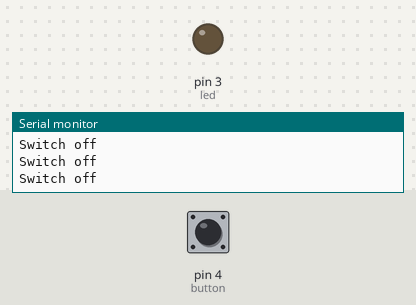
Bench run of a sketch on a simulated Arduino Uno, built with avr-gcc and run on an emulated ATmega328P. Shown: output pins drawn as LEDs (lit = HIGH), the last lines printed to the serial monitor. Dashed ring = blinking. The test bench sets the inputs (shaded band); at power-on: pin 4 (button) HIGH.

Above: at 1.2 s.
1.3 s: pin 4 (button) pulled LOW for 0.15 s
At 1.38 s:
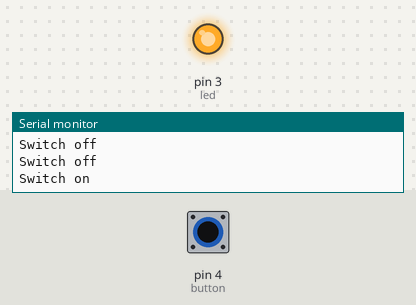
2.9 s: pin 4 (button) pulled LOW for 1 s
At 4.5 s:
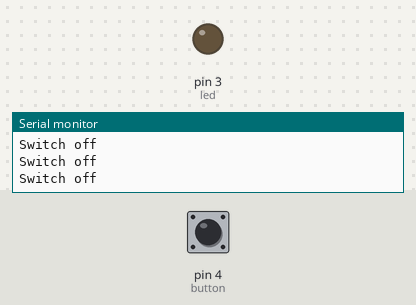
6.9 s: pin 4 (button) pulsed LOW 2 times (0.12 s each, 0.3 s apart)
At 7.26 s:
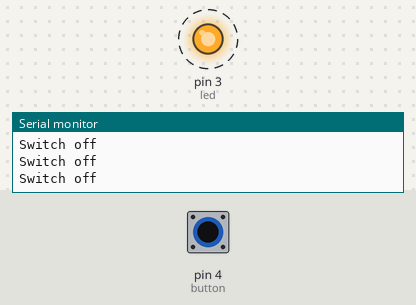
10.5 s: pin 4 (button) driven LOW
At 11.6 s:
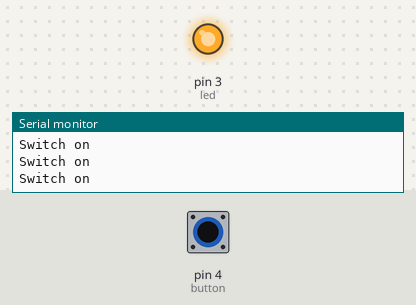
13.5 s: pin 4 (button) driven HIGH
At 14.2 s:
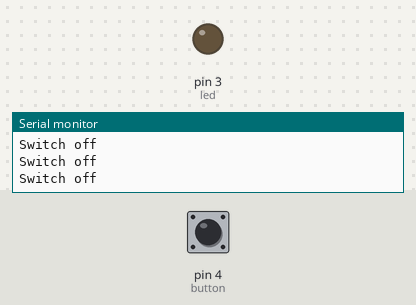
Timing chart, 0 to 16.5 s (numbered marks = the images above; inputs shaded):
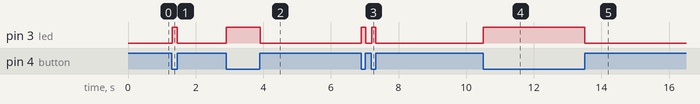

The sketch:

Switch.ino
```cpp
int led = 3; // Digital pin 3
int button = 4; // Digtal pin 4

void setup() {
  Serial.begin(9600); // Turn serial monitor on
  pinMode(led, OUTPUT); // Make pin 3 an output
  pinMode(button, INPUT); // Make pin 4 an input
}

void loop() {
  // If switch is on
  if (digitalRead(button) == LOW) {
    digitalWrite(led,HIGH); // Turn LED on
    Serial.println("Switch on");
  }
  else {
    digitalWrite(led,LOW); // Turn LED off
    Serial.println("Switch off");
  }
}
```

Measured:
- after the input at 1.3 s, pin 3 (led): LOW → HIGH at once, → LOW 0.15 s later
- after the input at 2.9 s, pin 3 (led): LOW → HIGH at once, → LOW 1.0 s later
- after the input at 6.9 s, pin 3 (led): alternates HIGH for 0.13 s and LOW for 0.17 s, 4 changes in all, then stays LOW, starting at once
- after the input at 10.5 s, pin 3 (led): LOW → HIGH at once
- after the input at 13.5 s, pin 3 (led): HIGH → LOW at once
